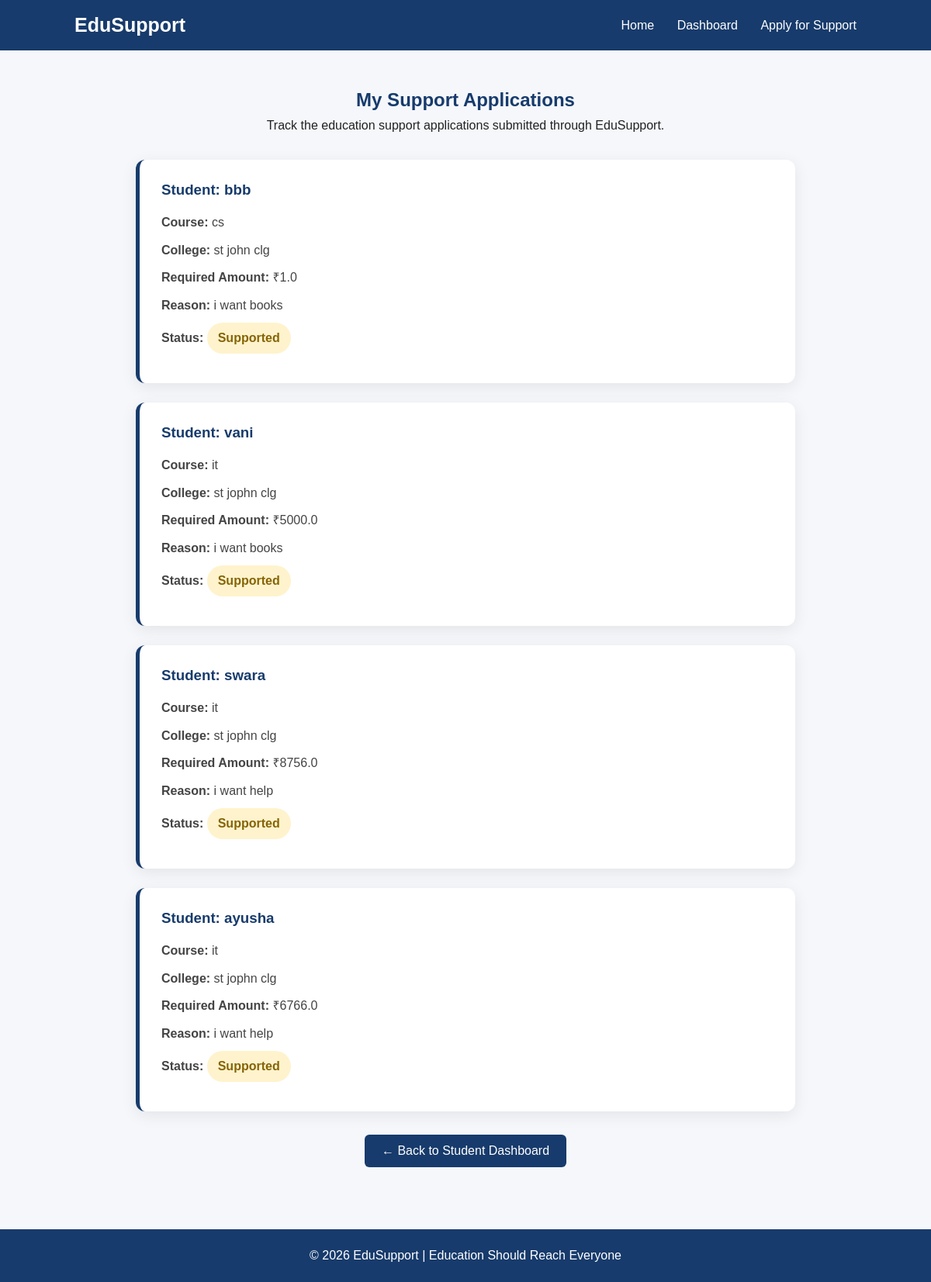
The page /student-requests on the database its author committed.
### tables this page shows
CREATE TABLE support_requests (
            id INTEGER PRIMARY KEY AUTOINCREMENT,
            student_name TEXT NOT NULL,
            course TEXT NOT NULL,
            college TEXT NOT NULL,
            amount REAL NOT NULL,
            reason TEXT NOT NULL,
            status TEXT DEFAULT 'Pending'
        );

### app.py (the view)
@app.route("/student-requests")
def student_requests():
    conn = sqlite3.connect(DATABASE)
    cursor = conn.cursor()
    cursor.execute("""
        SELECT student_name, course, college,
               amount, reason, status
        FROM support_requests
        ORDER BY id DESC
    """)
    requests = cursor.fetchall()
    conn.close()
    return render_template(
        "student_requests.html",
        requests=requests
    )

### templates/student_requests.html (shortened to what this page needs)
<!DOCTYPE html>
<html lang="en">
<head>
    <link rel="stylesheet" href="{{ url_for('static', filename='style.css') }}">
</head>
<body>
    <nav class="navbar">
        <div class="logo">
            EduSupport
        </div>
        <div class="nav-links">
            <a href="/">Home</a>
            <a href="/student">Dashboard</a>
            <a href="/apply">Apply for Support</a>
        </div>
    </nav>
    <section class="applications-section">
        <div class="page-title">
            <h1>My Support Applications</h1>
            <p>
                Track the education support applications submitted through EduSupport.
            </p>
        </div>
        {% if not requests %}
            <div class="empty-box">
                <h2>No Applications Yet</h2>
                <p>
                    You have not submitted any education support application.
                </p>
                <a href="/apply" class="back-btn">
                    Apply for Support
                </a>
            </div>
        {% else %}
            {% for item in requests %}
                <div class="application-card">
                    <h3>Student: {{ item[0] }}</h3>
                    <p>
                        <b>Course:</b> {{ item[1] }}
                    </p>
                    <p>
                        <b>College:</b> {{ item[2] }}
                    </p>
                    <p>
                        <b>Required Amount:</b> ₹{{ item[3] }}
                    </p>
                    <p>
                        <b>Reason:</b> {{ item[4] }}
                    </p>
                    <p>
                        <b>Status:</b>
                        <span class="status">
                            {{ item[5] }}
                        </span>
                    </p>
                </div>
            {% endfor %}
        {% endif %}
        <a href="/student" class="back-btn">
            ← Back to Student Dashboard
        </a>
    </section>
    <footer class="footer">
        <p>
            © 2026 EduSupport | Education Should Reach Everyone
        </p>
    </footer>
</body>
</html>

### static/style.css (style rules this page uses)
* { box-sizing: border-box; margin: 0; padding: 0; font-family: Arial, sans-serif; }
body { background: #f5f7fb; color: #222; }
.navbar { background: #173b6c; color: white; padding: 18px 8%; display: flex; justify-content: space-between; align-items: center; }
.logo { font-size: 25px; font-weight: bold; }
.nav-links a { color: white; text-decoration: none; margin-left: 25px; }
.footer { background: #173b6c; color: white; text-align: center; padding: 25px; margin-top: 30px; }

### templates/student_requests.html (style rules this page uses)
.applications-section { padding: 50px 8%; }
.page-title { text-align: center; margin-bottom: 35px; }
.page-title h1 { color: #173b6c; margin-bottom: 10px; }
.application-card { background: white; max-width: 850px; margin: 0 auto 25px; padding: 28px; border-radius: 12px; box-shadow: 0 5px 20px rgba(0,0,0,0.08); border-left: 5px solid #173b6c; }
.application-card h3 { color: #173b6c; margin-bottom: 18px; }
.application-card p { margin: 10px 0; color: #444; line-height: 1.6; }
.status { display: inline-block; padding: 7px 14px; border-radius: 20px; background: #fff3cd; color: #856404; font-weight: bold; }
.back-btn { display: block; width: fit-content; margin: 30px auto 0; padding: 12px 22px; background: #173b6c; color: white; text-decoration: none; border-radius: 6px; }

### rows shown on the page
support_requests: student_name "bbb", course "cs", college "st john clg", amount "1.0", reason "i want books", status "Supported"
support_requests: student_name "vani", course "it", college "st jophn clg", amount "5000.0", reason "i want books", status "Supported"
support_requests: student_name "swara", course "it", college "st jophn clg", amount "8756.0", reason "i want help", status "Supported"
support_requests: student_name "ayusha", course "it", college "st jophn clg", amount "6766.0", reason "i want help", status "Supported"
